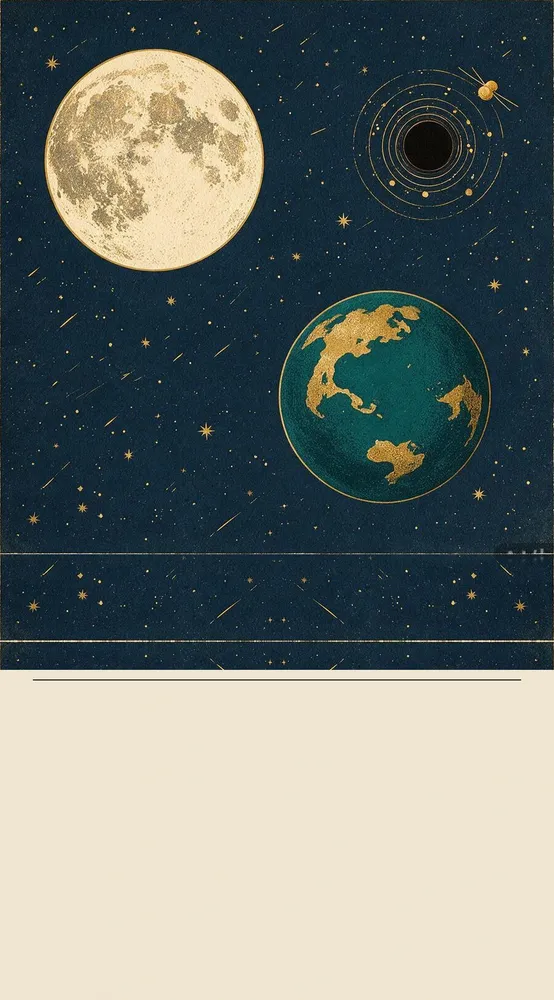
#> input picture tools/menu-prseam.webp, 554 x 1000 px, shrunk from 1044 x 1884 before the run
$ python repair_cover_ring.py menu-prseam.webp out.png 1.0 1.0 1.0
#> lines starting #> are read from the running program, lines starting #| are printed output that depends on the picture
#!/usr/bin/env python3
"""修复 cover-bg.webp 金环缺口（月亮烘焙抹除时毁坏的角度区间 -24°~-15°）：
从 +50° 偏移的完好弧段（22°~41°）连纹理一起角向复制，两端按环心亚像素对齐并交叉淡化。
源：tools/cover-bg-prring.webp（修复前备份）。"""
import sys
import numpy as np
from PIL import Image
from scipy import ndimage

BASE = "/Users/jonysong/Work/Products/chase-the-moon"
# 用法: repair_cover_ring.py [SRC OUT T0 T1 SHIFT]
SRC = sys.argv[1] if len(sys.argv) > 1 else f"{BASE}/tools/cover-bg-prring.webp"
OUT = sys.argv[2] if len(sys.argv) > 2 else f"{BASE}/assets/ui/cover-bg.webp"
T0 = float(sys.argv[3]) if len(sys.argv) > 3 else -28.5  # 修复区间起（度，atan2 系）
T1 = float(sys.argv[4]) if len(sys.argv) > 4 else -8.5
SHIFT = float(sys.argv[5]) if len(sys.argv) > 5 else 50.0  # 角向复制偏移（度）
CX, CY, R = 517.0, 519.0, 395.0
FADE = 1.5            # 两端交叉淡化宽度（度）
RMAX = 10             # 径向修复半宽

im = np.array(Image.open(SRC).convert("RGB")).astype(float)
H, W = im.shape[:2]
#> H = 1000; W = 554
lum = im.mean(axis=2)
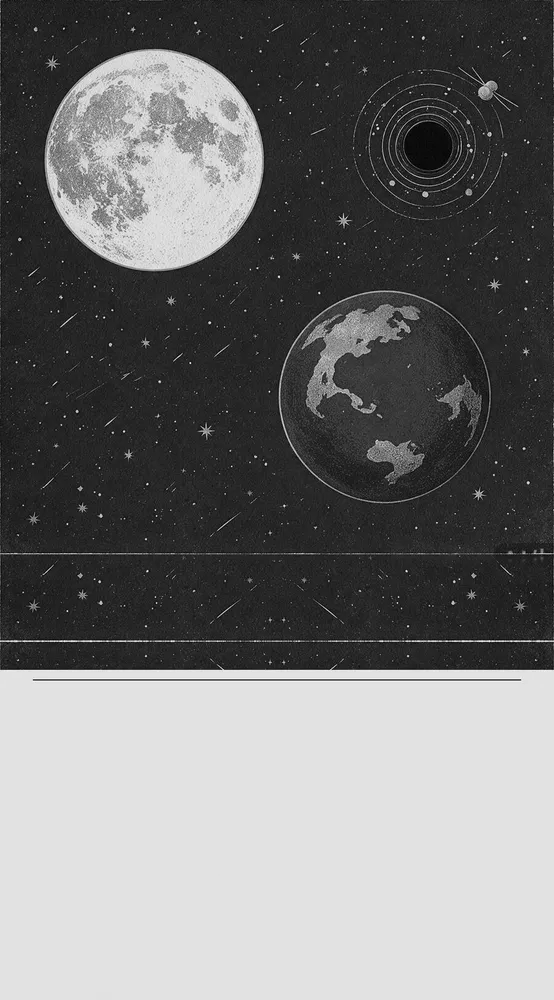
#> lum: shape (1000, 554) float64; min 0, max 248, mean 113.7


def center_offset(deg):
    """该角度上金环亮峰相对 R 的偏移（亚像素加权）"""
#> called with deg = 0.4
    a = np.radians(deg)
    ds, ws = [], []
    for d in range(-6, 7):
        x, y = CX + (R + d) * np.cos(a), CY + (R + d) * np.sin(a)
        v = ndimage.map_coordinates(lum, [[y], [x]], order=1)[0]
        ds.append(d)
        ws.append(max(v - 60, 0))  # 只让金色亮环参与
#> after the loop, ds = [-6, -5, -4, -3, -2, -1, 0, 1, 2, 3, 4, 5, 6]; ws = [0, 0, 0, 0, 0, 0, 0, 0, 0, 0, 0, 0, 0]
    ws = np.array(ws)
    if ws.sum() < 1:
        return 0.0
    return float((np.array(ds) * ws).sum() / ws.sum())


# 对齐测量点：缺口外侧的完好弧头（目标）与源弧对应端
c_t1, c_s1 = center_offset(T0 - 0.6), center_offset(T0 + SHIFT)
c_t2, c_s2 = center_offset(T1 + 0.6), center_offset(T1 + SHIFT)
print("joint offsets:", c_t1, c_s1, c_t2, c_s2)

yy, xx = np.mgrid[0:H, 0:W]
dx, dy = xx - CX, yy - CY
rho = np.hypot(dx, dy)
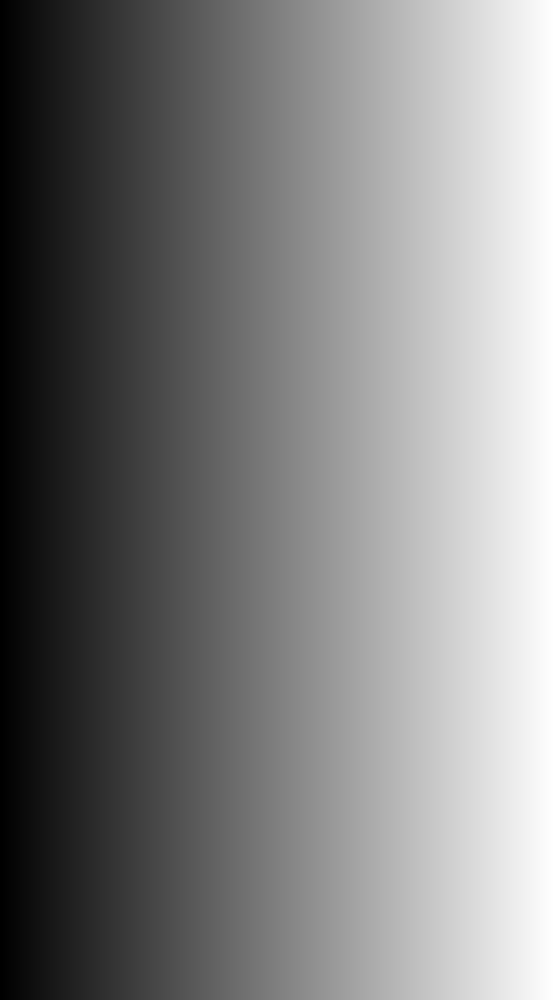
#> dx: shape (1000, 554) float64; min -517, max 36, mean -240.5; drawn with min black and max white
theta = np.degrees(np.arctan2(dy, dx))
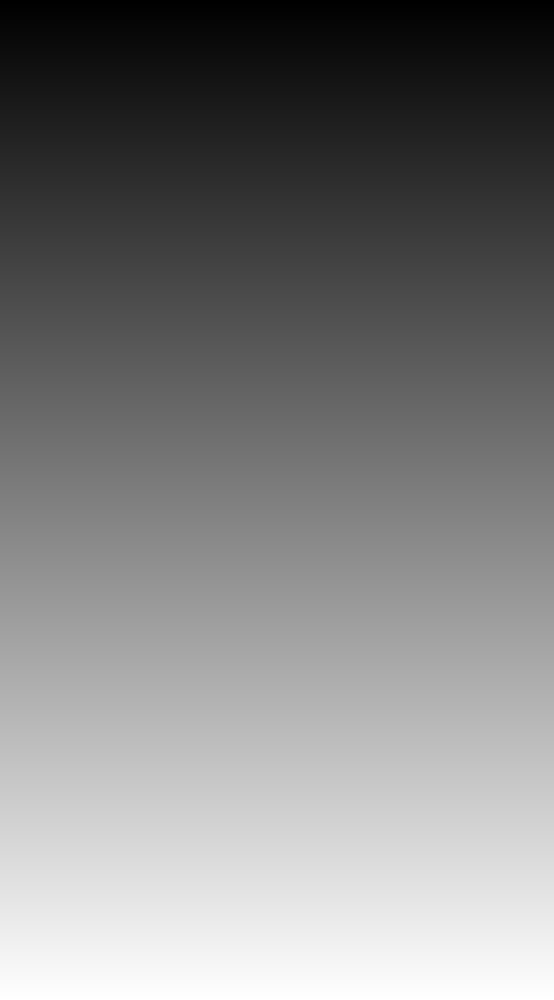
#> dy: shape (1000, 554) float64; min -519, max 480, mean -19.5; drawn with min black and max white

sector = (theta >= T0) & (theta <= T1) & (np.abs(rho - R) <= RMAX)
frac = (theta - T0) / max(T1 - T0, 1.0)
shift = (c_t1 - c_s1) * (1 - frac) + (c_t2 - c_s2) * frac

src_theta = np.radians(theta + SHIFT)
src_rho = rho - shift
sx = CX + src_rho * np.cos(src_theta)
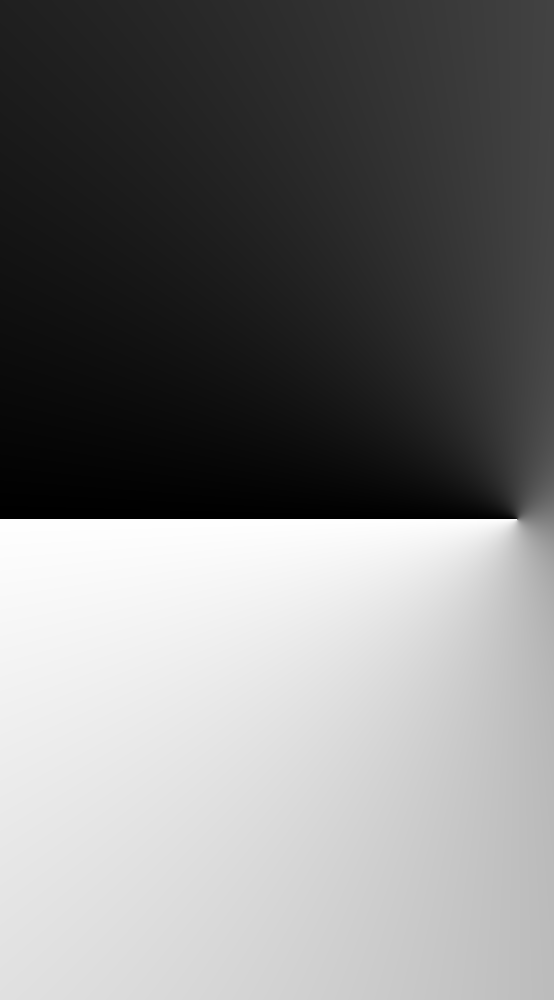
#> src_theta: shape (1000, 554) float64; min -3.12, max 3.16, mean -0.0572; drawn with min black and max white
sy = CY + src_rho * np.sin(src_theta)

w = np.minimum((theta - T0) / FADE, (T1 - theta) / FADE)
w = np.clip(w, 0, 1)

for c in range(3):
    sampled = ndimage.map_coordinates(im[..., c], [sy[sector], sx[sector]], order=1)
    im[..., c][sector] = sampled * w[sector] + im[..., c][sector] * (1 - w[sector])

Image.fromarray(np.clip(im, 0, 255).astype(np.uint8), "RGB").save(OUT, quality=80)
print("ring repaired over", T0, "to", T1, "deg")
